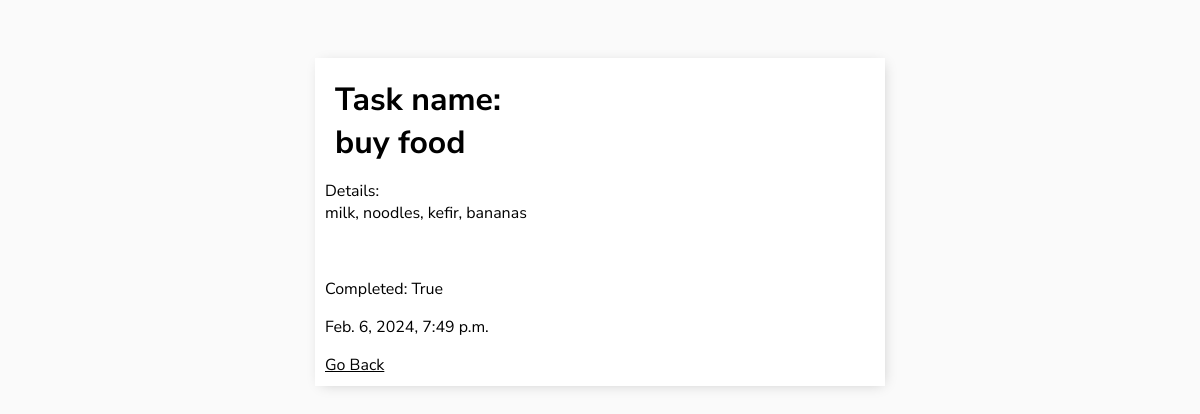
The page /task/2/ (signed in) on the database its author committed.
### todo/models.py (models this page shows, shortened)
class Task(models.Model):
    user = models.ForeignKey(User, on_delete=models.CASCADE, null=True, blank=True)
    title = models.CharField(max_length=200, null=True)
    description = models.TextField(null=True)
    complete = models.BooleanField(default=False)
    created = models.DateTimeField(auto_now_add=True)
    class Meta:
        ordering = ['complete']

### todo/views.py (the view)
# urls.py: path('task/<int:pk>/', TaskDetail.as_view(), name='task'),
class TaskDetail(LoginRequiredMixin, DetailView):
    model = Task
    context_object_name = 'task'

### todo/templates/todo/task_detail.html
{% extends 'base.html' %}
{% block content %}
<h1>Task name: <br> {{task.title}}</h1>
<p>Details: <br>{{task.description}}</p>
<br>
<p>Completed: {{task.complete}}</p>
<p>{{task.created}}</p>
<a href="{% url 'tasks' %}">Go Back</a>
{% endblock content %}

### todo/templates/base.html (style rules this page uses)
body { background-color: #FAFAFA; font-family: "Nunito Sans", sans-serif; padding-top: 50px; }
a, p { color: black; }
h1, h2, h3, h4, h5, h6 { padding: 0px; margin: 10px; }

### rows shown on the page
Task: title "buy food", description "milk, noodles, kefir, bananas", complete "True", created "Feb. 6, 2024, 7:49 p.m."
